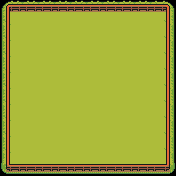

Below is a game level as drawn by its tile map, then a one-line description and the .tmx file that defines it, in full:
An orthogonal 11x11 tile map with 16x16 px tiles, 2 tile layers (dasar, pagar), 9 tilesets.

<map version="1.10" tiledversion="1.10.2" orientation="orthogonal" renderorder="right-down" width="11" height="11" tilewidth="16" tileheight="16" infinite="0" nextlayerid="3" nextobjectid="1">
 <tileset firstgid="1" name="TilesetReliefDetail" tilewidth="16" tileheight="16" tilecount="144" columns="12">
  <image source="images/TilesetReliefDetail.png" width="192" height="192" />
 </tileset>
 <tileset firstgid="145" name="TilesetVillageAbandoned" tilewidth="16" tileheight="16" tilecount="240" columns="20">
  <image source="images/TilesetVillageAbandoned.png" width="320" height="192" />
 </tileset>
 <tileset firstgid="385" name="TilesetDesert" tilewidth="16" tileheight="16" tilecount="240" columns="20">
  <image source="images/TilesetDesert.png" width="320" height="192" />
 </tileset>
 <tileset firstgid="625" name="TilesetElement" tilewidth="16" tileheight="16" tilecount="240" columns="16">
  <image source="images/TilesetElement.png" width="256" height="240" />
 </tileset>
 <tileset firstgid="865" name="TilesetField" tilewidth="16" tileheight="16" tilecount="75" columns="5">
  <image source="images/TilesetField.png" width="80" height="240" />
 </tileset>
 <tileset firstgid="940" name="TilesetFloor" tilewidth="16" tileheight="16" tilecount="572" columns="22">
  <image source="images/TilesetFloor.png" width="352" height="417" />
 </tileset>
 <tileset firstgid="1512" name="TilesetFloorB" tilewidth="16" tileheight="16" tilecount="77" columns="11">
  <image source="images/TilesetFloorB.png" width="176" height="112" />
 </tileset>
 <tileset firstgid="1589" name="TilesetHouse" tilewidth="16" tileheight="16" tilecount="759" columns="33">
  <image source="images/TilesetHouse.png" width="528" height="368" />
 </tileset>
 <tileset firstgid="2348" name="TilesetNature" tilewidth="16" tileheight="16" tilecount="504" columns="24">
  <image source="images/TilesetNature.png" width="384" height="336" />
 </tileset>
 <layer id="1" name="dasar" width="11" height="11">
  <data encoding="csv">
880,881,881,881,881,881,881,881,881,881,882,
885,1204,1204,1204,1204,1204,1204,1204,1204,1204,887,
885,1204,1204,1204,1204,1204,1204,1204,1204,1204,887,
885,1204,1204,1204,1204,1204,1204,1204,1204,1204,887,
885,1204,1204,1204,1204,1204,1204,1204,1204,1204,887,
885,1204,1204,1204,1204,1204,1204,1204,1204,1204,887,
885,1204,1204,1204,1204,1204,1204,1204,1204,1204,887,
885,1204,1204,1204,1204,1204,1204,1204,1204,1204,887,
885,1204,1204,1204,1204,1204,1204,1204,1204,1204,887,
885,1204,1204,1204,1204,1204,1204,1204,1204,1204,887,
890,891,891,891,891,891,891,891,891,891,892
</data>
 </layer>
 <layer id="2" name="pagar" width="11" height="11">
  <data encoding="csv">
1795,1831,1831,1831,1831,1831,1831,1831,1831,1831,1796,
1798,0,0,0,0,0,0,0,0,0,1798,
1798,0,0,0,0,0,0,0,0,0,1798,
1798,0,0,0,0,0,0,0,0,0,1798,
1798,0,0,0,0,0,0,0,0,0,1798,
1798,0,0,0,0,0,0,0,0,0,1798,
1798,0,0,0,0,0,0,0,0,0,1798,
1798,0,0,0,0,0,0,0,0,0,1798,
1798,0,0,0,0,0,0,0,0,0,1798,
1798,0,0,0,0,0,0,0,0,0,1798,
1828,1831,1831,1831,1831,1831,1831,1831,1831,1831,1829
</data>
 </layer>
</map>
